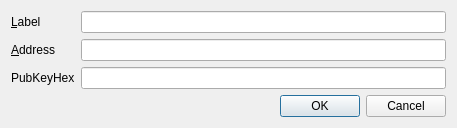
<?xml version="1.0" encoding="UTF-8"?>
<ui version="4.0">
 <class>EditAddressDialog</class>
 <widget class="QDialog" name="EditAddressDialog">
  <property name="geometry">
   <rect>
    <x>0</x>
    <y>0</y>
    <width>457</width>
    <height>126</height>
   </rect>
  </property>
  <property name="windowTitle">
   <string>Edit Address</string>
  </property>
  <layout class="QVBoxLayout" name="verticalLayout">
   <item>
    <layout class="QFormLayout" name="formLayout">
     <property name="fieldGrowthPolicy">
      <enum>QFormLayout::AllNonFixedFieldsGrow</enum>
     </property>
     <item row="0" column="0">
      <widget class="QLabel" name="label">
       <property name="text">
        <string>&amp;Label</string>
       </property>
       <property name="buddy">
        <cstring>labelEdit</cstring>
       </property>
      </widget>
     </item>
     <item row="0" column="1">
      <widget class="QLineEdit" name="labelEdit">
       <property name="toolTip">
        <string>The label associated with this address list entry</string>
       </property>
      </widget>
     </item>
     <item row="1" column="0">
      <widget class="QLabel" name="label_2">
       <property name="text">
        <string>&amp;Address</string>
       </property>
       <property name="buddy">
        <cstring>addressEdit</cstring>
       </property>
      </widget>
     </item>
     <item row="1" column="1">
      <widget class="QValidatedLineEdit" name="addressEdit">
       <property name="toolTip">
        <string>The address associated with this address list entry. This can only be modified for sending addresses.</string>
       </property>
      </widget>
     </item>
     <item row="2" column="1">
      <widget class="QLineEdit" name="pubKeyHexEdit"/>
     </item>
     <item row="2" column="0">
      <widget class="QLabel" name="label_3">
       <property name="text">
        <string>PubKeyHex</string>
       </property>
      </widget>
     </item>
    </layout>
   </item>
   <item>
    <widget class="QDialogButtonBox" name="buttonBox">
     <property name="orientation">
      <enum>Qt::Horizontal</enum>
     </property>
     <property name="standardButtons">
      <set>QDialogButtonBox::Cancel|QDialogButtonBox::Ok</set>
     </property>
    </widget>
   </item>
  </layout>
 </widget>
 <customwidgets>
  <customwidget>
   <class>QValidatedLineEdit</class>
   <extends>QLineEdit</extends>
   <header>qvalidatedlineedit.h</header>
  </customwidget>
 </customwidgets>
 <resources/>
 <connections>
  <connection>
   <sender>buttonBox</sender>
   <signal>accepted()</signal>
   <receiver>EditAddressDialog</receiver>
   <slot>accept()</slot>
   <hints>
    <hint type="sourcelabel">
     <x>20</x>
     <y>20</y>
    </hint>
    <hint type="destinationlabel">
     <x>20</x>
     <y>20</y>
    </hint>
   </hints>
  </connection>
  <connection>
   <sender>buttonBox</sender>
   <signal>rejected()</signal>
   <receiver>EditAddressDialog</receiver>
   <slot>reject()</slot>
   <hints>
    <hint type="sourcelabel">
     <x>20</x>
     <y>20</y>
    </hint>
    <hint type="destinationlabel">
     <x>20</x>
     <y>20</y>
    </hint>
   </hints>
  </connection>
 </connections>
</ui>
